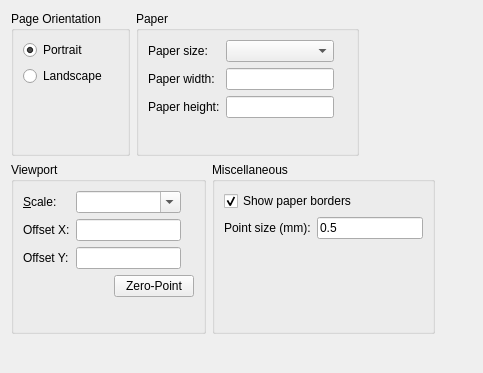
<?xml version="1.0" encoding="UTF-8"?>
<ui version="4.0">
 <class>PageSettings</class>
 <widget class="QWidget" name="PageSettings">
  <property name="geometry">
   <rect>
    <x>0</x>
    <y>0</y>
    <width>483</width>
    <height>373</height>
   </rect>
  </property>
  <layout class="QVBoxLayout" name="verticalLayout_3">
   <item>
    <layout class="QHBoxLayout" name="horizontalLayout_2">
     <item>
      <widget class="QGroupBox" name="PageOrientation">
       <property name="title">
        <string>Page Orientation</string>
       </property>
       <layout class="QVBoxLayout" name="verticalLayout">
        <item>
         <widget class="QRadioButton" name="Portrait">
          <property name="text">
           <string>Portrait</string>
          </property>
          <property name="checked">
           <bool>true</bool>
          </property>
         </widget>
        </item>
        <item>
         <widget class="QRadioButton" name="Landscape">
          <property name="text">
           <string>Landscape</string>
          </property>
         </widget>
        </item>
        <item>
         <spacer name="verticalSpacer_2">
          <property name="orientation">
           <enum>Qt::Vertical</enum>
          </property>
          <property name="sizeHint" stdset="0">
           <size>
            <width>20</width>
            <height>10</height>
           </size>
          </property>
         </spacer>
        </item>
       </layout>
      </widget>
     </item>
     <item>
      <widget class="QGroupBox" name="groupBox_3">
       <property name="title">
        <string>Paper</string>
       </property>
       <layout class="QGridLayout" name="gridLayout">
        <item row="0" column="0">
         <widget class="QLabel" name="label">
          <property name="text">
           <string>Paper size:</string>
          </property>
         </widget>
        </item>
        <item row="0" column="1">
         <widget class="QComboBox" name="PaperSizeName">
          <property name="ForceSaveText" stdset="0">
           <bool>true</bool>
          </property>
         </widget>
        </item>
        <item row="1" column="0">
         <widget class="QLabel" name="label_6">
          <property name="text">
           <string>Paper width:</string>
          </property>
         </widget>
        </item>
        <item row="2" column="0">
         <widget class="QLabel" name="label_7">
          <property name="text">
           <string>Paper height:</string>
          </property>
         </widget>
        </item>
        <item row="2" column="2">
         <widget class="QLabel" name="HeightUnit">
          <property name="text">
           <string notr="true"/>
          </property>
         </widget>
        </item>
        <item row="1" column="1">
         <widget class="RMathLineEdit" name="PaperWidth">
          <property name="angle" stdset="0">
           <bool>false</bool>
          </property>
          <property name="defaultUnit" stdset="0">
           <number>0</number>
          </property>
         </widget>
        </item>
        <item row="2" column="1">
         <widget class="RMathLineEdit" name="PaperHeight">
          <property name="angle" stdset="0">
           <bool>false</bool>
          </property>
          <property name="defaultUnit" stdset="0">
           <number>0</number>
          </property>
         </widget>
        </item>
        <item row="1" column="2">
         <widget class="QLabel" name="WidthUnit">
          <property name="text">
           <string notr="true"/>
          </property>
         </widget>
        </item>
        <item row="3" column="1">
         <spacer name="verticalSpacer_4">
          <property name="orientation">
           <enum>Qt::Vertical</enum>
          </property>
          <property name="sizeHint" stdset="0">
           <size>
            <width>20</width>
            <height>40</height>
           </size>
          </property>
         </spacer>
        </item>
       </layout>
      </widget>
     </item>
     <item>
      <spacer name="horizontalSpacer">
       <property name="orientation">
        <enum>Qt::Horizontal</enum>
       </property>
       <property name="sizeHint" stdset="0">
        <size>
         <width>40</width>
         <height>20</height>
        </size>
       </property>
      </spacer>
     </item>
    </layout>
   </item>
   <item>
    <layout class="QHBoxLayout" name="horizontalLayout_3">
     <item>
      <widget class="QGroupBox" name="groupBox_7">
       <property name="title">
        <string>Viewport</string>
       </property>
       <layout class="QVBoxLayout" name="verticalLayout_2">
        <item>
         <layout class="QGridLayout" name="gridLayout_2">
          <item row="0" column="0">
           <widget class="QLabel" name="label_2">
            <property name="text">
             <string>&amp;Scale:</string>
            </property>
            <property name="buddy">
             <cstring>Scale</cstring>
            </property>
           </widget>
          </item>
          <item row="0" column="1">
           <widget class="QComboBox" name="Scale">
            <property name="editable">
             <bool>true</bool>
            </property>
           </widget>
          </item>
          <item row="1" column="0">
           <widget class="QLabel" name="label_9">
            <property name="text">
             <string>Offset X:</string>
            </property>
           </widget>
          </item>
          <item row="1" column="1">
           <widget class="RMathLineEdit" name="OffsetX">
            <property name="angle" stdset="0">
             <bool>false</bool>
            </property>
            <property name="defaultUnit" stdset="0">
             <number>0</number>
            </property>
           </widget>
          </item>
          <item row="1" column="2">
           <widget class="QLabel" name="OffsetXUnit">
            <property name="text">
             <string notr="true"/>
            </property>
           </widget>
          </item>
          <item row="2" column="0">
           <widget class="QLabel" name="label_10">
            <property name="text">
             <string>Offset Y:</string>
            </property>
           </widget>
          </item>
          <item row="2" column="1">
           <widget class="RMathLineEdit" name="OffsetY">
            <property name="angle" stdset="0">
             <bool>false</bool>
            </property>
            <property name="defaultUnit" stdset="0">
             <number>0</number>
            </property>
           </widget>
          </item>
          <item row="2" column="2">
           <widget class="QLabel" name="OffsetYUnit">
            <property name="text">
             <string notr="true"/>
            </property>
           </widget>
          </item>
         </layout>
        </item>
        <item>
         <layout class="QHBoxLayout" name="horizontalLayout">
          <item>
           <spacer name="horizontalSpacer_4">
            <property name="orientation">
             <enum>Qt::Horizontal</enum>
            </property>
            <property name="sizeHint" stdset="0">
             <size>
              <width>13</width>
              <height>13</height>
             </size>
            </property>
           </spacer>
          </item>
          <item>
           <widget class="QPushButton" name="ZeroPoint">
            <property name="text">
             <string>Zero-Point</string>
            </property>
           </widget>
          </item>
         </layout>
        </item>
        <item>
         <spacer name="verticalSpacer_5">
          <property name="orientation">
           <enum>Qt::Vertical</enum>
          </property>
          <property name="sizeHint" stdset="0">
           <size>
            <width>20</width>
            <height>40</height>
           </size>
          </property>
         </spacer>
        </item>
       </layout>
      </widget>
     </item>
     <item>
      <widget class="QGroupBox" name="groupBox_4">
       <property name="title">
        <string>Miscellaneous</string>
       </property>
       <layout class="QGridLayout" name="gridLayout_3">
        <item row="1" column="0">
         <widget class="QLabel" name="label_3">
          <property name="text">
           <string>Point size (mm):</string>
          </property>
         </widget>
        </item>
        <item row="0" column="0" colspan="2">
         <widget class="QCheckBox" name="ShowPaperBorders">
          <property name="text">
           <string>Show paper borders</string>
          </property>
          <property name="checked">
           <bool>true</bool>
          </property>
         </widget>
        </item>
        <item row="1" column="1">
         <widget class="RMathLineEdit" name="PointSize">
          <property name="text">
           <string notr="true">0.5</string>
          </property>
          <property name="angle" stdset="0">
           <bool>false</bool>
          </property>
          <property name="defaultUnit" stdset="0">
           <number>0</number>
          </property>
         </widget>
        </item>
        <item row="2" column="0">
         <spacer name="verticalSpacer_3">
          <property name="orientation">
           <enum>Qt::Vertical</enum>
          </property>
          <property name="sizeHint" stdset="0">
           <size>
            <width>20</width>
            <height>40</height>
           </size>
          </property>
         </spacer>
        </item>
       </layout>
      </widget>
     </item>
     <item>
      <spacer name="horizontalSpacer_2">
       <property name="orientation">
        <enum>Qt::Horizontal</enum>
       </property>
       <property name="sizeHint" stdset="0">
        <size>
         <width>40</width>
         <height>20</height>
        </size>
       </property>
      </spacer>
     </item>
    </layout>
   </item>
   <item>
    <spacer name="verticalSpacer">
     <property name="orientation">
      <enum>Qt::Vertical</enum>
     </property>
     <property name="sizeHint" stdset="0">
      <size>
       <width>20</width>
       <height>42</height>
      </size>
     </property>
    </spacer>
   </item>
  </layout>
 </widget>
 <customwidgets>
  <customwidget>
   <class>RMathLineEdit</class>
   <extends>QLineEdit</extends>
   <header>RMathLineEdit.h</header>
  </customwidget>
 </customwidgets>
 <resources/>
 <connections/>
</ui>
